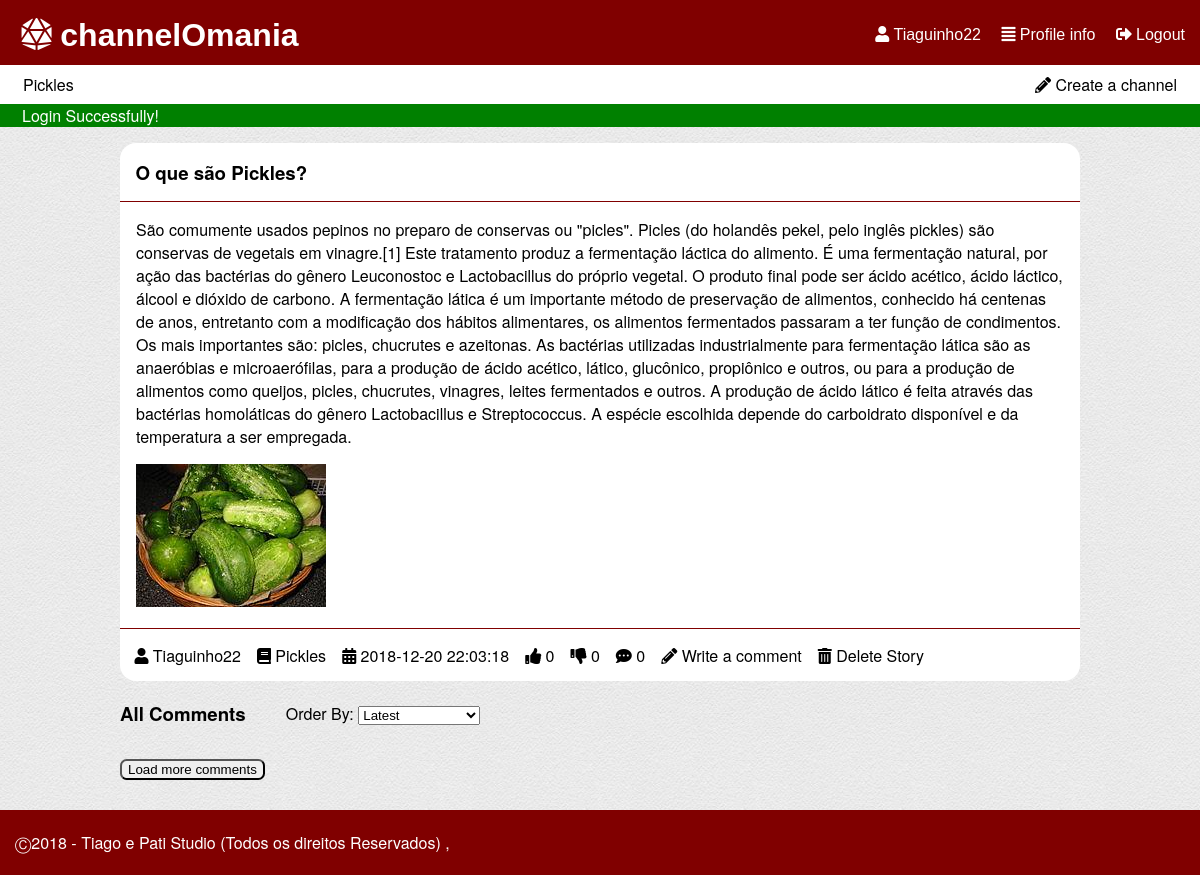
/pages/story.php?storyId=2 (signed in), run on an earlier commit of the app's database.
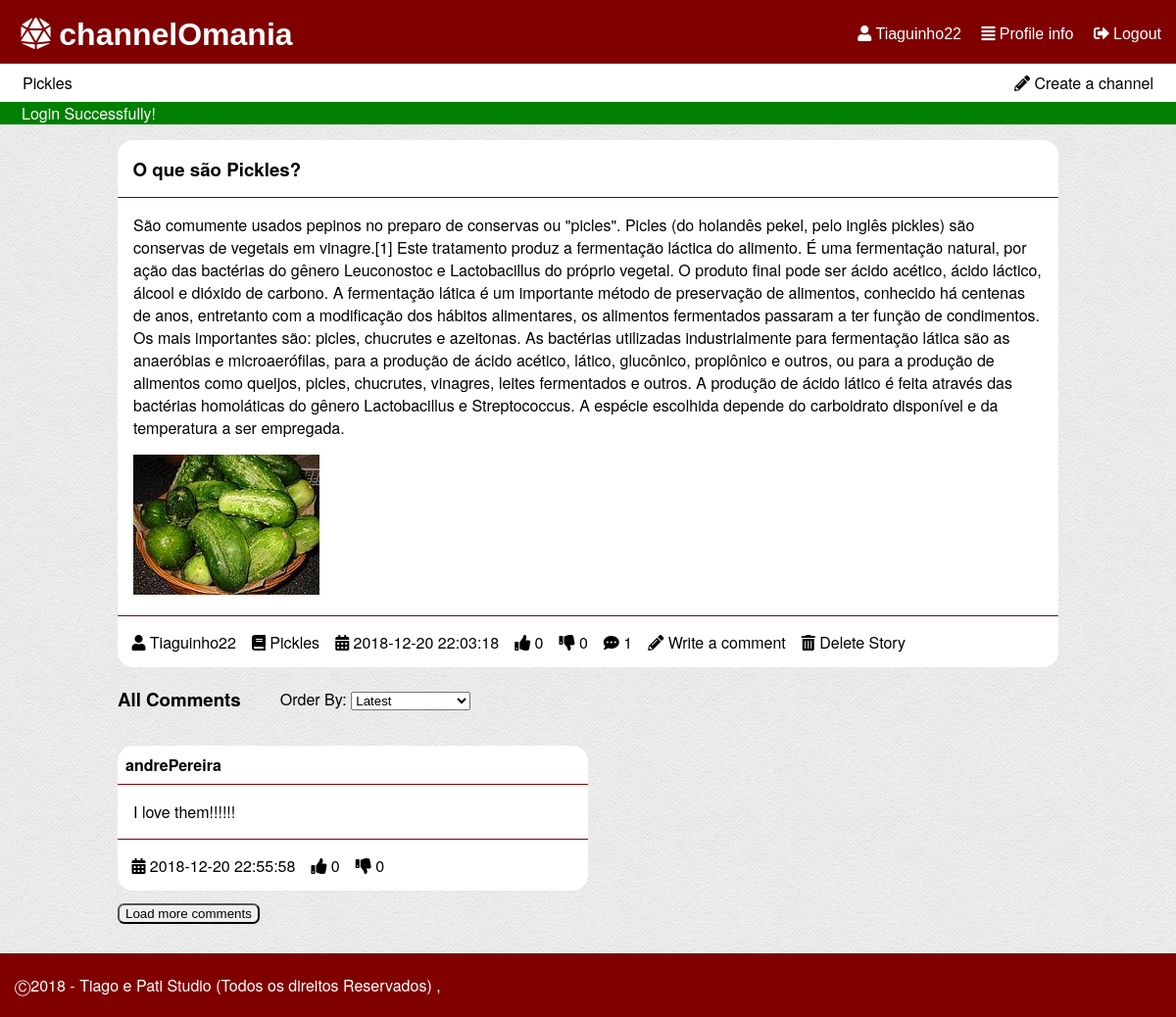
And on a later commit of the database.
### tables this page shows
CREATE TABLE "channel" (
	`ID`	INTEGER NOT NULL,
	`name`	TEXT NOT NULL CHECK(length(name) > 0 and length(name) < 30) UNIQUE,
	`coverImage`	TEXT,
	`author`	INTEGER NOT NULL,
	PRIMARY KEY(`ID`),
	FOREIGN KEY(`author`) REFERENCES `user`(`ID`) ON DELETE Cascade ON UPDATE No Action
);

CREATE TABLE "story" (
	`storyID`	INTEGER NOT NULL,
	`title`	TEXT NOT NULL CHECK(length ( title ) > 0 and length ( title ) < 80),
	`content`	TEXT NOT NULL CHECK(length ( content ) > 0),
	`upvotes`	INTEGER NOT NULL DEFAULT 0,
	`downvotes`	INTEGER NOT NULL DEFAULT 0,
	`author`	INTEGER NOT NULL,
	`date`	TEXT NOT NULL CHECK(length ( date ) > 0),
	`channel`	INTEGER NOT NULL,
	`image`	TEXT,
	PRIMARY KEY(`storyID`),
	FOREIGN KEY(`channel`) REFERENCES `channel`(`ID`) ON DELETE Cascade ON UPDATE No Action,
	FOREIGN KEY(`author`) REFERENCES `user`(`ID`) ON DELETE Cascade ON UPDATE No Action
);

CREATE TABLE "user" (
	`ID`	INTEGER NOT NULL PRIMARY KEY AUTOINCREMENT,
	`username`	TEXT NOT NULL CHECK(length ( username ) > 0 and length ( username ) < 16),
	`email`	TEXT NOT NULL,
	`password`	TEXT NOT NULL CHECK(length ( password ) > 5),
	`birth`	TEXT CHECK(length ( birth ) > 0),
	`profilePic`	TEXT,
	`score`	INTEGER DEFAULT 0,
	CONSTRAINT `username` UNIQUE(`username`)
);

CREATE TABLE "comment" (
	`ID`	INTEGER NOT NULL,
	`content`	TEXT NOT NULL CHECK(length ( content ) > 0),
	`date`	TEXT NOT NULL CHECK(length ( date ) > 0),
	`story`	INTEGER NOT NULL,
	`author`	INTEGER NOT NULL,
	`upvotes`	INTEGER NOT NULL DEFAULT 0,
	`downvotes`	INTEGER NOT NULL DEFAULT 0,
	`parent_comment`	INTEGER DEFAULT NULL,
	`image`	INTEGER,
	FOREIGN KEY(`author`) REFERENCES `user`(`ID`) ON DELETE Cascade ON UPDATE No Action,
	FOREIGN KEY(`story`) REFERENCES `story`(`storyID`) ON DELETE Cascade ON UPDATE No Action,
	CONSTRAINT `FK_parent_comment` FOREIGN KEY(`parent_comment`) REFERENCES `comment`(`ID`) ON DELETE No Action ON UPDATE No Action,
	PRIMARY KEY(`ID`)
);

### pages/story.php (called while the page is built, shortened)
<?php
  include_once('../database/db_story.php');
  include_once('../database/db_list.php');
  include_once('../templates/tpl_common.php');
  include_once('../templates/tpl_story.php');
  $story = getStory($_GET['storyId']);
  draw_header($story['title']);
  draw_story($story);
  $storyID = $story['storyID'];
  $comments = getCommentsByStory($storyID);
  draw_comments($comments);
  draw_footer();
?>

### database/db_list.php (called while the page is built, shortened)
<?php
function getCommentsByStory($storyID,$sort='',$offset=0,$limit=5) {
  switch($sort){
    default:
      $order = 'ID DESC';
      break;
  }
  $db = Database::instance()->db();
  $stmt = $db->prepare('SELECT *, comment.ID AS comID FROM comment INNER JOIN user ON author == user.ID WHERE comment.story = ? ORDER BY '.$order.' LIMIT ? OFFSET ?');
  $stmt->execute(array($storyID,$limit,$offset));
  return $stmt->fetchAll();
}
function listChannel($sort='') {
  switch($sort){
    case 'mActive':
      $order = 'n_stories DESC';
      break;
  }
  $db = Database::instance()->db();
  $stmt = $db->prepare('SELECT *,(SELECT COUNT(*) FROM story WHERE story.channel == channel.ID) AS n_stories,channel.ID as channelId FROM channel INNER JOIN user ON author=user.ID ORDER BY '.$order);
  $stmt->execute();
  return $stmt->fetchAll();
}
?>

### database/db_story.php (called while the page is built, shortened)
<?php
function getStory($id) {
  $db = Database::instance()->db();
  $stmt = $db->prepare('SELECT *,(SELECT COUNT(*) FROM comment WHERE comment.story == storyID) AS n_comments,channel.name AS channelName,story.author AS storyAuthor FROM story INNER JOIN user ON user.ID == story.author INNER JOIN channel ON channel.ID == story.channel  WHERE storyID == ?');
  $stmt->execute(array($id));
  return $stmt->fetch();
}
 ?>

### templates/tpl_mainpage.php (the view, shortened to what this page needs)
<?php include_once('../templates/tpl_story.php'); ?>
<?php function draw_story_info($story) { ?>
  <ul>
    <li><a href="../pages/profile.php?userId=<?php echo($story['storyAuthor']); ?>"><i class="fas fa-user"></i> <?php echo($story['username']); ?></a></li>
    <li><a href="../pages/channel.php?channelId=<?php echo($story['channel']); ?>"><i class="fas fa-book"></i> <?php echo($story['channelName']); ?></a></li>
    <li><i class="fas fa-calendar-alt"></i> <?php echo($story['date']); ?></li>
    <li class="nUpVote" data-id="<?php echo($story['storyID']); ?>"><i class="fas fa-thumbs-up"></i> <?php echo($story['upvotes']); ?></li>
    <li class="nDownVote" data-id="<?php echo($story['storyID']); ?>"><i class="fas fa-thumbs-down"></i> <?php echo($story['downvotes']); ?></li>
    <li><i class="fas fa-comment-dots"></i> <?php echo($story['n_comments']); ?></li>
    <li><a href="../pages/new_comment.php?storyId=<?php echo($story['storyID']); ?>"><i class="fas fa-pencil-alt"></i> Write a comment</a></li>
    <?php if($story['username'] == $_SESSION['username']) { ?>
      <li><a href="../actions/action_delete_story.php?storyId=<?php echo($story['storyID']); ?>&csrf=<?php echo($_SESSION['csrf']); ?>"><i class="fas fa-trash-alt"></i> Delete Story</a></li>
    <?php } ?>
  </ul>
<?php } ?>

### templates/tpl_common.php (shortened to what this page needs)
<?php function draw_header($tabText = ""){
?>
<!DOCTYPE html>
<html lang="en-US">
  <head>
    <link href="../css/style.css" rel="stylesheet">
    <link href="../css/input.css" rel="stylesheet">
    <link href="../css/links.css" rel="stylesheet">
    <link rel="stylesheet" href="https://use.fontawesome.com/releases/v5.5.0/css/all.css">
  </head>
  <body>
    <header id="header">
      <?php if(isset($_SESSION['username'])){ ?>
        <div id='options'>
          <a href="../pages/profile.php"><i class="fas fa-user"></i> <?php echo($_SESSION['username']) ?></a>
          <a href="../pages/profile.php"><i class="fas fa-align-justify"></i> Profile info</a>
          <a href="../actions/action_logout.php"><i class="fas fa-sign-out-alt"></i> Logout</a>
        </div>
      <?php } ?>
      <h1><a href="mainpage.php"><i class="fas fa-dice-d20"></i> channelOmania</a></h1>
    </header>
    <?php if(isset($_SESSION['username'])){ ?>
    <div id="list_channels">
      <p><a href = "../pages/new_channel.php" ><i class="fas fa-pencil-alt"></i> Create a channel</a></p>
      <?php $channels = listChannel('mActive'); ?>
      <ul>
      <?php if(count($channels) > 5) { ?>
        <?php for ($i=0; $i < 5; $i++) { ?>
          <li><a href = "../pages/channel.php?channelId=<?php echo($channels[$i]['channelId']); ?>" ><?php echo($channels[$i]['name']); ?></a></li>
        <?php } ?>
          <li id="moreChannels"><a href = "../pages/all_channels.php" >More Channels</a></li>
      <?php } else { ?>
        <?php foreach($channels as $channel_list){ ?>
          <li><a href = "../pages/channel.php?channelId=<?php echo($channel_list['channelId']); ?>" ><?php echo($channel_list['name']); ?></a></li>
        <?php } ?>
      <?php } ?>
      </ul>
    </div>
    <?php } ?>
    <?php if (isset($_SESSION['messages'])) {?>
      <section id="messages">
        <?php foreach($_SESSION['messages'] as $message) { ?>
          <div class="<?=$message['type']?>"><?=$message['content']?></div>
        <?php } ?>
      </section>
    <?php unset($_SESSION['messages']); } ?>
<?php } ?>
<?php function draw_footer(){
  ?>
  <footer class="footer">
    <p>	&#9400;2018 - Tiago e Pati Studio (Todos os direitos Reservados) ,</p>
  </footer>
</body>
</html>
<?php }
 ?>

### templates/tpl_story.php (shortened to what this page needs)
<?php include_once('../templates/tpl_mainpage.php'); ?>
<?php include_once('../database/db_list.php'); ?>
<?php function draw_story($story) { ?>
  <section id="story">
    <article>
      <header>
        <h1><?php echo($story['title']); ?></h1>
      </header>
      <p><?php echo($story['content']); ?></p>
      <?php if($story['image']!=NULL){ ?>
      <a href="../files/storyImages/<?php echo($story['image'])?>" target="_blank"><img id="story_image" src="../files/smallStoryImages/<?php echo($story['image']); ?>" alt="<?php echo($story['title']); ?>'s image"></a>
      <?php }?>
      <footer><?php draw_story_info($story); ?></footer>
    </article>
  </section>
<?php } ?>
<?php function draw_comments($comments) { ?>
  <section id="comments" data-id="<?php if(!empty($comments)) echo($comments[0]['story']); ?>">
  <div id="order_comments"><h3>All Comments</h3>
  <p>Order By:
  <select id='orderSelector'>
    <option value="mRecent">Latest</option>
  </select></p></div>
  <section id="commentList">
  <?php foreach($comments as $comment) { ?>
    <?php draw_comment($comment); ?>
  <?php } ?>
</section>
  <button id="btnLoadComments">Load more comments</button>
  </section>
<?php } ?>
<?php function draw_comment($comment) { ?>
  <section id="comment">
    <article >
      <header>
        <a href="../pages/profile.php?userId=<?php echo($comment['author']); ?>"><?php echo($comment['username']); ?></a>
      </header>
      <p><?php echo($comment['content']); ?></p>
      <footer>
        <ul>
          <li><i class="fas fa-calendar-alt"></i> <?php echo($comment['date']); ?></li>
          <li class="commentUpVote" data-id="<?php echo($comment['comID']); ?>"><i class="fas fa-thumbs-up"></i> <?php echo($comment['upvotes']); ?></li>
          <li class="commentDownVote" data-id="<?php echo($comment['comID']); ?>"><i class="fas fa-thumbs-down"></i> <?php echo($comment['downvotes']); ?></li>
        </ul>
      </footer>
    </article>
  </section>
<?php } ?>

### css/style.css (style rules this page uses)
body { font-family: IBMPlexSans, Helvetica Neue, Segoe UI, Helvetica, Verdana, Arial, sans-serif; background-image: url("../files/background.png"); margin: 0; }
ul { display: flex; flex-wrap: wrap; flex-direction: row; padding: 0; margin: 0; }
li { text-align: center; list-style-type: none; padding: 0.5em; }
#list_channels { background-color: white; position: relative; padding: 0px 15px; }
#list_channels p { float: right; margin: 0; }
#list_channels li, #list_channels p { padding: 0; }
#header { background-color: #800000; padding: 0.2em 15px; position: relative; }
#header h1 { margin: 0.2em; }
h1 { margin-left: 0.5em; }
#options { float: right; height: 0; }
article { background-color: white; width: 80%; margin: auto; border-radius: 1em; }
article h1 { margin: auto; }
article header { margin-top: 1em; padding: 0.5em; border-bottom: 1px solid #800000; }
article p, article p,article img { padding-left: 1em; padding-right: 1em; }
article img { padding-bottom: 1em; }
article img { align-self: auto; }
article footer { padding: 0.4em; border-top: 1px solid #800000; }
#messages .error,#messages .success { padding-left: 22px; }
#messages .success { background-color: green; color: white; }
body,html { min-height: 80vh; }
#header div { margin-top: 1.2em; }
#order_comments { display: flex; margin-left: 20%; }
#order_comments p { margin: 1.3em 1em 1em 2.5em; }
#btnLoadComments, #btnLoadStories { margin-top: 1em; margin-left: 10%; border-radius: 0.5em; }
#storyList article h1, #story article h1 { margin: auto; padding: 0.4em; }
.footer { clear: left; bottom: auto; margin-top: 30px; padding: 5px 15px; background-color: #800000; color: white; }
#comments { width: 80%; margin: auto; }
#comments #order_comments { margin-left: 0px; }
#comments #commentList #comment article { margin-left: 0px; width: 50%; }
#comments #btnLoadComments { margin-left: 0; }

### css/links.css (style rules this page uses)
#header a { color: white; font-family: Helvetica; }
#header div a { list-style-type: none; padding-left: 1em; }
a:link, a:visited { color: black; text-decoration: none; }
#list_channels li a, #list_channels p a { padding: 0.5em 0.5em; display: block; }
article header a, #story_preview h3 a { font-weight: bold; }

What changed in the data, as far as the page shows it:
added comment: author.username "andrePereira", content "I love them!!!!!!", date "2018-12-20 22:55:58", upvotes "0", downvotes "0"
Also different on the page:
$story['n_comments']: "0" → "1"
